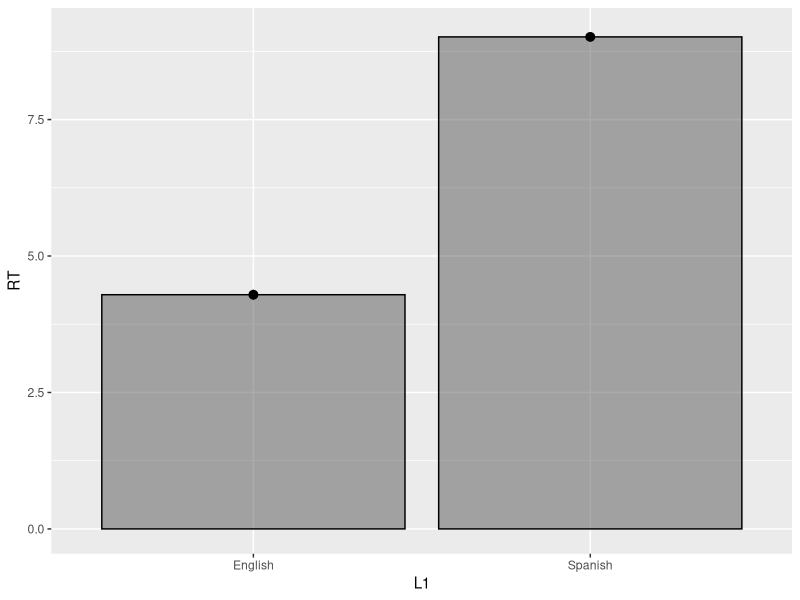
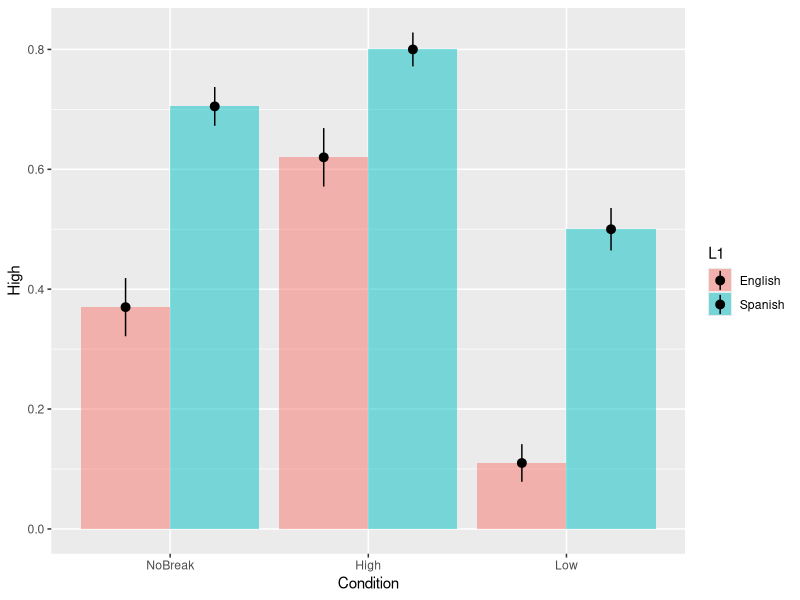
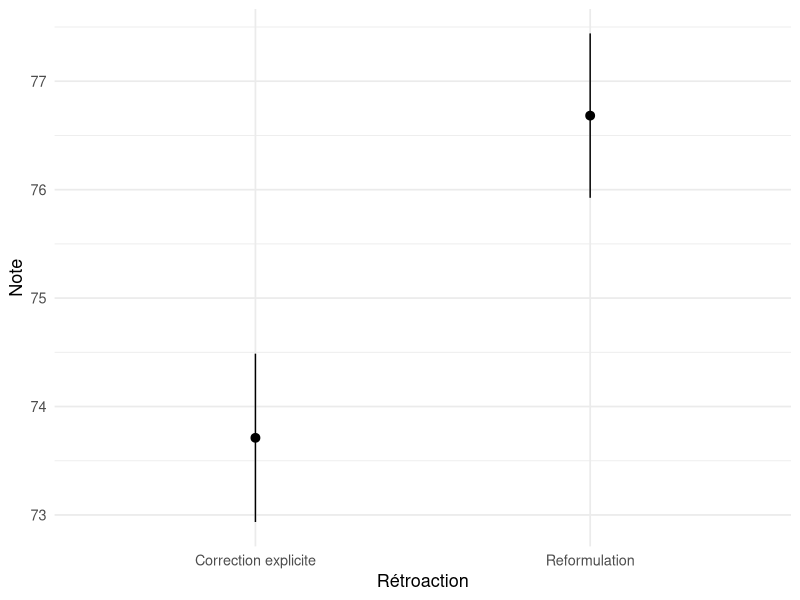

Write R code to recreate these figures, in order.
rm(list=ls()) # Vider l'environnement
# @@@@@@@@@@@@@@@@@@@@@@@@@@@@@@@@@@@@@@@@@@@@
# Question 1
library(tidyverse)
# a.
rc = read_csv("donnees/rClauseData.csv")
rc |> glimpse() # explorez les données

rc = rc |> 
  filter(Type != "Filler") |> 
  mutate(across(where(is_character), as_factor))

# b.
ggplot(data = rc, aes(x = L1, y = RT)) + 
  stat_summary(geom = "bar", alpha = 0.5, color = "black") +
  stat_summary()

# c.
fit1 = lm(RT ~ L1, data = rc)
fit2 = glm(L1 ~ RT, data = rc, family = "binomial")
summary(fit1)
summary(fit2)
# Il est plus intuitif de créer une nouvelle variable :
rc = rc |> 
  mutate(Anglais = if_else(L1 == "English", 1, 0))
fit2 = glm(Anglais ~ RT, data = rc, family = "binomial")
# Maintenant, on sait que le modèle prédit les log odds
# que la L1 soit l'anglais (plus transparent)
# Les régressions confirment un effet de L1 sur TR ainsi
# qu'un efffet de TR sur L1. Interprétez-les en ajoutant
# les betas, les intervalles de confiance, et les valeurs
# p des effets en question.

# @@@@@@@@@@@@@@@@@@@@@@@@@@@@@@@@@@@@@@@@@@@@
# Question 2
# a.
# Il faut que notre axe y soit Response. Toutefois,
# la variable est catégorielle (binaire) actuellement. 
# Transformons-la!
# Prenons High comme référence.
rc = rc |> 
  mutate(High = if_else(Response == "High", 1, 0))

# Voici une figure qui peut certainement être
# améliorée :)
ggplot(data = rc, aes(x = Condition, y = High, fill = L1)) + 
  stat_summary(geom = "bar", alpha = 0.5,
               position = position_dodge(width = 0.9)) +
  stat_summary(position = position_dodge(width = 0.9))

# b.
fit3 = glm(High ~ Condition + L1, data = rc, family = "binomial")
summary(fit3)
confint(fit3)

# Les deux variables ont un effet significatif sur les choix
# des participants. Dans la condition High, on constate
# un effet positif (β̂ = 0,74 IC à 95 % = [0,38 1,11], p < 0,0001).
# On trouve l'effet contraire dans la condition Low. On voit donc
# que les conditions High et Low produisent des résultats plus extrêmes
# par rapport aux niveau de référence (notre intercept; NoBreak).
# L'intercept ici a un effet négatif et significatif :
# (β̂ = -0,53, IC à 95 % = [-0,85 -0,22], p = 0,0009).
# Cela veut dire que dans une phrase sans une pause (la condition neutre),
# les participants ont tendance à privilégier une interprétation
# High. Finalement, on constate un effet de L1, où les hispanophones
# préfèrent High plus que les anglophones (β̂ = 1,40, 
# IC à 95 % = [1,09 1,72], p < 0,0001). Conclusion : oui, la pause semble
# avoir un effet dans les données.

# @@@@@@@@@@@@@@@@@@@@@@@@@@@@@@@@@@@@@@@@@@@@
# Question 3
# a.
fb = read_csv("donnees/feedbackData.csv")

# b. 
fb = fb |>
  dplyr::select(-c(task_B1:task_B5)) |>
  pivot_longer(names_to = "Tache",
               values_to = "Note",
               cols = task_A1:task_A5) |>
  mutate(Recast = if_else(Feedback == "Recast", 1, 0))

# Ensuite, créons une figure :
ggplot(data = fb, aes(y = Note, x = Recast |> as_factor())) +
  stat_summary() +
  theme_minimal(base_size = 13) +
  scale_x_discrete(labels = c("0" = "Correction explicite",
                              "1" = "Reformulation")) +
  labs(x = "Rétroaction")

# Finalement, notre modèle :
fit4 = glm(Recast ~ Note, data = fb, family = "binomial")
summary(fit4)
# La réponse :
predict(fit4, newdata = tibble(Note = 90), type = "response")
# Oui, P(recast = 1 | note = 90) = 0.62
